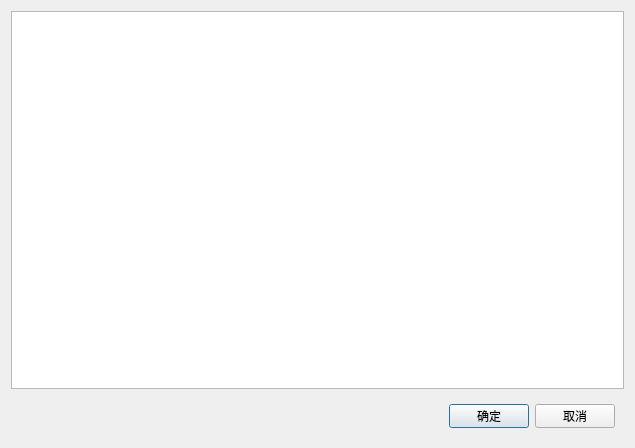
<?xml version="1.0" encoding="UTF-8"?>
<ui version="4.0">
 <class>ShortCutSetDialog</class>
 <widget class="QDialog" name="ShortCutSetDialog">
  <property name="geometry">
   <rect>
    <x>0</x>
    <y>0</y>
    <width>635</width>
    <height>448</height>
   </rect>
  </property>
  <property name="windowTitle">
   <string>快捷键设置</string>
  </property>
  <layout class="QVBoxLayout" name="verticalLayout">
   <item>
    <widget class="QListWidget" name="lvData"/>
   </item>
   <item>
    <widget class="QWidget" name="wgtBottom" native="true">
     <property name="minimumSize">
      <size>
       <width>0</width>
       <height>42</height>
      </size>
     </property>
     <property name="maximumSize">
      <size>
       <width>16777215</width>
       <height>42</height>
      </size>
     </property>
     <layout class="QHBoxLayout" name="horizontalLayout">
      <item>
       <spacer name="horizontalSpacer">
        <property name="orientation">
         <enum>Qt::Horizontal</enum>
        </property>
        <property name="sizeHint" stdset="0">
         <size>
          <width>424</width>
          <height>20</height>
         </size>
        </property>
       </spacer>
      </item>
      <item>
       <widget class="QPushButton" name="btnOk">
        <property name="text">
         <string>确定</string>
        </property>
       </widget>
      </item>
      <item>
       <widget class="QPushButton" name="btnCancel">
        <property name="text">
         <string>取消</string>
        </property>
       </widget>
      </item>
     </layout>
    </widget>
   </item>
  </layout>
 </widget>
 <resources/>
 <connections/>
</ui>
